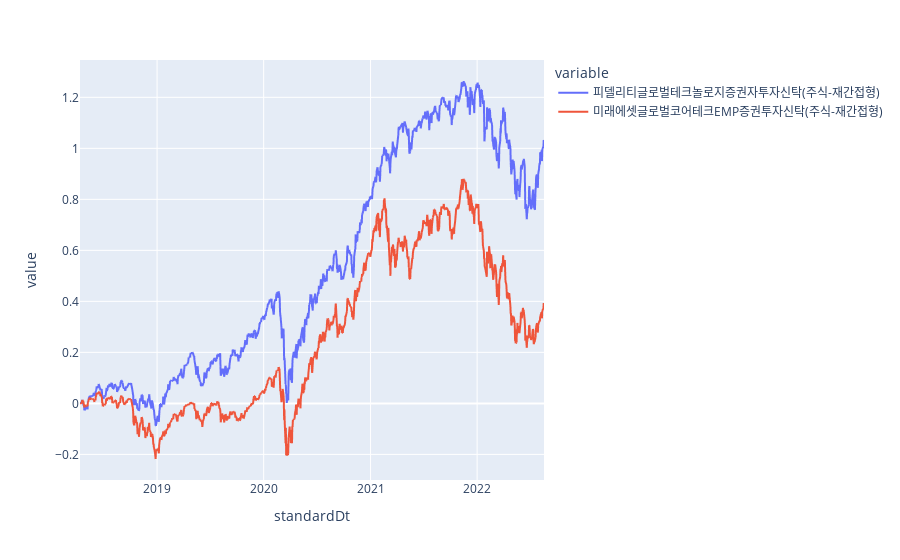

Notebook code cell kept with this figure:
### Code cell
px.line(fundAB_cumret_df)

### Figure 1 — Plotly figure (JSON) as saved in the notebook; plotly's stock layout.template omitted (floating-point values rounded to 4 significant figures; data arrays with more than 128 entries replaced by an {"elided": "..."} marker saying what was removed)
{"data": [{"hovertemplate": "variable=피델리티글로벌테크놀로지증권자투자신탁(주식-재간접형)<br>standardDt=%{x}<br>value=%{y}<extra></extra>", "legendgroup": "피델리티글로벌테크놀로지증권자투자신탁(주식-재간접형)", "line": {"color": "#636efa", "dash": "solid"}, "marker": {"symbol": "circle"}, "mode": "lines", "name": "피델리티글로벌테크놀로지증권자투자신탁(주식-재간접형)", "showlegend": true, "type": "scattergl", "x": {"elided": "1076 str values"}, "xaxis": "x", "y": {"elided": "1076 float values"}, "yaxis": "y"}, {"hovertemplate": "variable=미래에셋글로벌코어테크EMP증권투자신탁(주식-재간접형)<br>standardDt=%{x}<br>value=%{y}<extra></extra>", "legendgroup": "미래에셋글로벌코어테크EMP증권투자신탁(주식-재간접형)", "line": {"color": "#EF553B", "dash": "solid"}, "marker": {"symbol": "circle"}, "mode": "lines", "name": "미래에셋글로벌코어테크EMP증권투자신탁(주식-재간접형)", "showlegend": true, "type": "scattergl", "x": {"elided": "1076 str values"}, "xaxis": "x", "y": {"elided": "1076 float values"}, "yaxis": "y"}], "layout": {"legend": {"title": {"text": "variable"}, "tracegroupgap": 0}, "margin": {"t": 60}, "xaxis": {"anchor": "y", "domain": [0, 1], "title": {"text": "standardDt"}}, "yaxis": {"anchor": "x", "domain": [0, 1], "title": {"text": "value"}}}}
